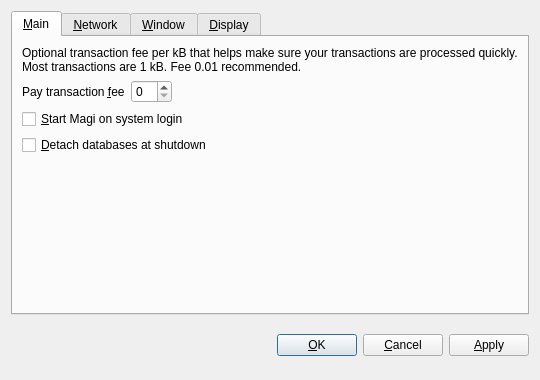
<?xml version="1.0" encoding="UTF-8"?>
<ui version="4.0">
 <class>OptionsDialog</class>
 <widget class="QDialog" name="OptionsDialog">
  <property name="geometry">
   <rect>
    <x>0</x>
    <y>0</y>
    <width>540</width>
    <height>380</height>
   </rect>
  </property>
  <property name="windowTitle">
   <string>Options</string>
  </property>
  <property name="modal">
   <bool>true</bool>
  </property>
  <layout class="QVBoxLayout" name="verticalLayout">
   <item>
    <widget class="QTabWidget" name="tabWidget">
     <property name="tabPosition">
      <enum>QTabWidget::North</enum>
     </property>
     <property name="currentIndex">
      <number>0</number>
     </property>
     <widget class="QWidget" name="tabMain">
      <attribute name="title">
       <string>&amp;Main</string>
      </attribute>
      <layout class="QVBoxLayout" name="verticalLayout_Main">
       <item>
        <widget class="QLabel" name="transactionFeeInfoLabel">
         <property name="text">
          <string>Optional transaction fee per kB that helps make sure your transactions are processed quickly. Most transactions are 1 kB. Fee 0.01 recommended.</string>
         </property>
         <property name="textFormat">
          <enum>Qt::PlainText</enum>
         </property>
         <property name="wordWrap">
          <bool>true</bool>
         </property>
        </widget>
       </item>
       <item>
        <layout class="QHBoxLayout" name="horizontalLayout_Main">
         <item>
          <widget class="QLabel" name="transactionFeeLabel">
           <property name="text">
            <string>Pay transaction &amp;fee</string>
           </property>
           <property name="textFormat">
            <enum>Qt::PlainText</enum>
           </property>
           <property name="buddy">
            <cstring>transactionFee</cstring>
           </property>
          </widget>
         </item>
         <item>
          <widget class="BitcoinAmountField" name="transactionFee"/>
         </item>
         <item>
          <spacer name="horizontalSpacer_Main">
           <property name="orientation">
            <enum>Qt::Horizontal</enum>
           </property>
           <property name="sizeHint" stdset="0">
            <size>
             <width>40</width>
             <height>20</height>
            </size>
           </property>
          </spacer>
         </item>
        </layout>
       </item>
       <item>
        <widget class="QCheckBox" name="bitcoinAtStartup">
         <property name="toolTip">
          <string>Automatically start Magi after logging in to the system.</string>
         </property>
         <property name="text">
          <string>&amp;Start Magi on system login</string>
         </property>
        </widget>
       </item>
       <item>
        <widget class="QCheckBox" name="detachDatabases">
         <property name="toolTip">
          <string>Detach block and address databases at shutdown. This means they can be moved to another data directory, but it slows down shutdown. The wallet is always detached.</string>
         </property>
         <property name="text">
          <string>&amp;Detach databases at shutdown</string>
         </property>
        </widget>
       </item>
       <item>
        <spacer name="verticalSpacer_Main">
         <property name="orientation">
          <enum>Qt::Vertical</enum>
         </property>
         <property name="sizeHint" stdset="0">
          <size>
           <width>20</width>
           <height>40</height>
          </size>
         </property>
        </spacer>
       </item>
      </layout>
     </widget>
     <widget class="QWidget" name="tabNetwork">
      <attribute name="title">
       <string>&amp;Network</string>
      </attribute>
      <layout class="QVBoxLayout" name="verticalLayout_Network">
       <item>
        <widget class="QCheckBox" name="mapPortUpnp">
         <property name="toolTip">
          <string>Automatically open the Magi client port on the router. This only works when your router supports UPnP and it is enabled.</string>
         </property>
         <property name="text">
          <string>Map port using &amp;UPnP</string>
         </property>
        </widget>
       </item>
       <item>
        <widget class="QCheckBox" name="connectSocks">
         <property name="toolTip">
          <string>Connect to the Magi network through a SOCKS proxy (e.g. when connecting through Tor).</string>
         </property>
         <property name="text">
          <string>&amp;Connect through SOCKS proxy:</string>
         </property>
        </widget>
       </item>
       <item>
        <layout class="QHBoxLayout" name="horizontalLayout_Network">
         <item>
          <widget class="QLabel" name="proxyIpLabel">
           <property name="text">
            <string>Proxy &amp;IP:</string>
           </property>
           <property name="textFormat">
            <enum>Qt::PlainText</enum>
           </property>
           <property name="buddy">
            <cstring>proxyIp</cstring>
           </property>
          </widget>
         </item>
         <item>
          <widget class="QValidatedLineEdit" name="proxyIp">
           <property name="maximumSize">
            <size>
             <width>140</width>
             <height>16777215</height>
            </size>
           </property>
           <property name="toolTip">
            <string>IP address of the proxy (e.g. 127.0.0.1)</string>
           </property>
          </widget>
         </item>
         <item>
          <widget class="QLabel" name="proxyPortLabel">
           <property name="text">
            <string>&amp;Port:</string>
           </property>
           <property name="textFormat">
            <enum>Qt::PlainText</enum>
           </property>
           <property name="buddy">
            <cstring>proxyPort</cstring>
           </property>
          </widget>
         </item>
         <item>
          <widget class="QLineEdit" name="proxyPort">
           <property name="maximumSize">
            <size>
             <width>55</width>
             <height>16777215</height>
            </size>
           </property>
           <property name="toolTip">
            <string>Port of the proxy (e.g. 9050)</string>
           </property>
          </widget>
         </item>
         <item>
          <widget class="QLabel" name="socksVersionLabel">
           <property name="text">
            <string>SOCKS &amp;Version:</string>
           </property>
           <property name="textFormat">
            <enum>Qt::PlainText</enum>
           </property>
           <property name="buddy">
            <cstring>socksVersion</cstring>
           </property>
          </widget>
         </item>
         <item>
          <widget class="QValueComboBox" name="socksVersion">
           <property name="toolTip">
            <string>SOCKS version of the proxy (e.g. 5)</string>
           </property>
          </widget>
         </item>
         <item>
          <spacer name="horizontalSpacer_Network">
           <property name="orientation">
            <enum>Qt::Horizontal</enum>
           </property>
           <property name="sizeHint" stdset="0">
            <size>
             <width>40</width>
             <height>20</height>
            </size>
           </property>
          </spacer>
         </item>
        </layout>
       </item>
       <item>
        <spacer name="verticalSpacer_Network">
         <property name="orientation">
          <enum>Qt::Vertical</enum>
         </property>
         <property name="sizeHint" stdset="0">
          <size>
           <width>20</width>
           <height>40</height>
          </size>
         </property>
        </spacer>
       </item>
      </layout>
     </widget>
     <widget class="QWidget" name="tabWindow">
      <attribute name="title">
       <string>&amp;Window</string>
      </attribute>
      <layout class="QVBoxLayout" name="verticalLayout_Window">
       <item>
        <widget class="QCheckBox" name="minimizeToTray">
         <property name="toolTip">
          <string>Show only a tray icon after minimizing the window.</string>
         </property>
         <property name="text">
          <string>&amp;Minimize to the tray instead of the taskbar</string>
         </property>
        </widget>
       </item>
       <item>
        <widget class="QCheckBox" name="minimizeOnClose">
         <property name="toolTip">
          <string>Minimize instead of exit the application when the window is closed. When this option is enabled, the application will be closed only after selecting Quit in the menu.</string>
         </property>
         <property name="text">
          <string>M&amp;inimize on close</string>
         </property>
        </widget>
       </item>
       <item>
        <spacer name="verticalSpacer_Window">
         <property name="orientation">
          <enum>Qt::Vertical</enum>
         </property>
         <property name="sizeHint" stdset="0">
          <size>
           <width>20</width>
           <height>40</height>
          </size>
         </property>
        </spacer>
       </item>
      </layout>
     </widget>
     <widget class="QWidget" name="tabDisplay">
      <attribute name="title">
       <string>&amp;Display</string>
      </attribute>
      <layout class="QVBoxLayout" name="verticalLayout_Display">
       <item>
        <layout class="QHBoxLayout" name="horizontalLayout_1_Display">
         <item>
          <widget class="QLabel" name="langLabel">
           <property name="text">
            <string>User Interface &amp;language:</string>
           </property>
           <property name="textFormat">
            <enum>Qt::PlainText</enum>
           </property>
           <property name="buddy">
            <cstring>lang</cstring>
           </property>
          </widget>
         </item>
         <item>
          <widget class="QValueComboBox" name="lang">
           <property name="toolTip">
            <string>The user interface language can be set here. This setting will take effect after restarting Magi.</string>
           </property>
          </widget>
         </item>
        </layout>
       </item>
       <item>
        <layout class="QHBoxLayout" name="horizontalLayout_2_Display">
         <item>
          <widget class="QLabel" name="unitLabel">
           <property name="text">
            <string>&amp;Unit to show amounts in:</string>
           </property>
           <property name="textFormat">
            <enum>Qt::PlainText</enum>
           </property>
           <property name="buddy">
            <cstring>unit</cstring>
           </property>
          </widget>
         </item>
         <item>
          <widget class="QValueComboBox" name="unit">
           <property name="toolTip">
            <string>Choose the default subdivision unit to show in the interface and when sending coins.</string>
           </property>
          </widget>
         </item>
        </layout>
       </item>
       <item>
        <widget class="QCheckBox" name="displayAddresses">
         <property name="toolTip">
          <string>Whether to show Magi addresses in the transaction list or not.</string>
         </property>
         <property name="text">
          <string>&amp;Display addresses in transaction list</string>
         </property>
        </widget>
       </item>
       <item>
        <widget class="QCheckBox" name="coinControlFeatures">
         <property name="toolTip">
          <string>Whether to show coin control features or not.</string>
         </property>
         <property name="text">
          <string>Display coin &amp;control features (experts only!)</string>
         </property>
        </widget>
       </item>
       <item>
        <spacer name="verticalSpacer_Display">
         <property name="orientation">
          <enum>Qt::Vertical</enum>
         </property>
         <property name="sizeHint" stdset="0">
          <size>
           <width>20</width>
           <height>40</height>
          </size>
         </property>
        </spacer>
       </item>
      </layout>
     </widget>
    </widget>
   </item>
   <item>
    <layout class="QHBoxLayout" name="horizontalLayout_Buttons">
     <item>
      <spacer name="horizontalSpacer_1">
       <property name="orientation">
        <enum>Qt::Horizontal</enum>
       </property>
       <property name="sizeHint" stdset="0">
        <size>
         <width>40</width>
         <height>48</height>
        </size>
       </property>
      </spacer>
     </item>
     <item>
      <widget class="QLabel" name="statusLabel">
       <property name="font">
        <font>
         <weight>75</weight>
         <bold>true</bold>
        </font>
       </property>
       <property name="text">
        <string/>
       </property>
       <property name="textFormat">
        <enum>Qt::PlainText</enum>
       </property>
       <property name="wordWrap">
        <bool>true</bool>
       </property>
      </widget>
     </item>
     <item>
      <spacer name="horizontalSpacer_2">
       <property name="orientation">
        <enum>Qt::Horizontal</enum>
       </property>
       <property name="sizeHint" stdset="0">
        <size>
         <width>40</width>
         <height>48</height>
        </size>
       </property>
      </spacer>
     </item>
     <item>
      <widget class="QPushButton" name="okButton">
       <property name="text">
        <string>&amp;OK</string>
       </property>
      </widget>
     </item>
     <item>
      <widget class="QPushButton" name="cancelButton">
       <property name="text">
        <string>&amp;Cancel</string>
       </property>
       <property name="autoDefault">
        <bool>false</bool>
       </property>
      </widget>
     </item>
     <item>
      <widget class="QPushButton" name="applyButton">
       <property name="text">
        <string>&amp;Apply</string>
       </property>
       <property name="autoDefault">
        <bool>false</bool>
       </property>
      </widget>
     </item>
    </layout>
   </item>
  </layout>
 </widget>
 <customwidgets>
  <customwidget>
   <class>BitcoinAmountField</class>
   <extends>QSpinBox</extends>
   <header>magiamountfield.h</header>
   <container>1</container>
  </customwidget>
  <customwidget>
   <class>QValueComboBox</class>
   <extends>QComboBox</extends>
   <header>qvaluecombobox.h</header>
  </customwidget>
  <customwidget>
   <class>QValidatedLineEdit</class>
   <extends>QLineEdit</extends>
   <header>qvalidatedlineedit.h</header>
  </customwidget>
 </customwidgets>
 <resources/>
 <connections/>
</ui>
